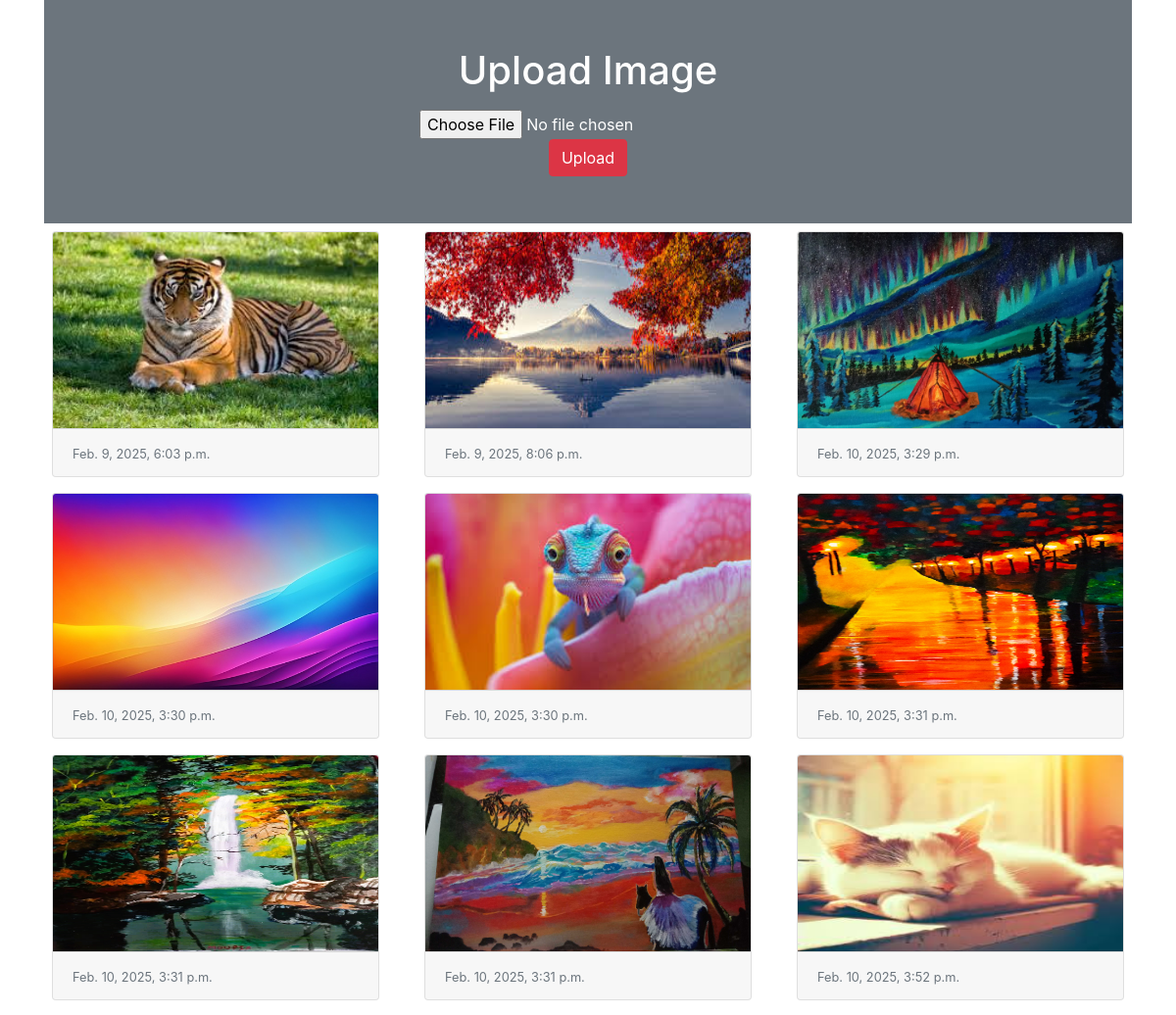
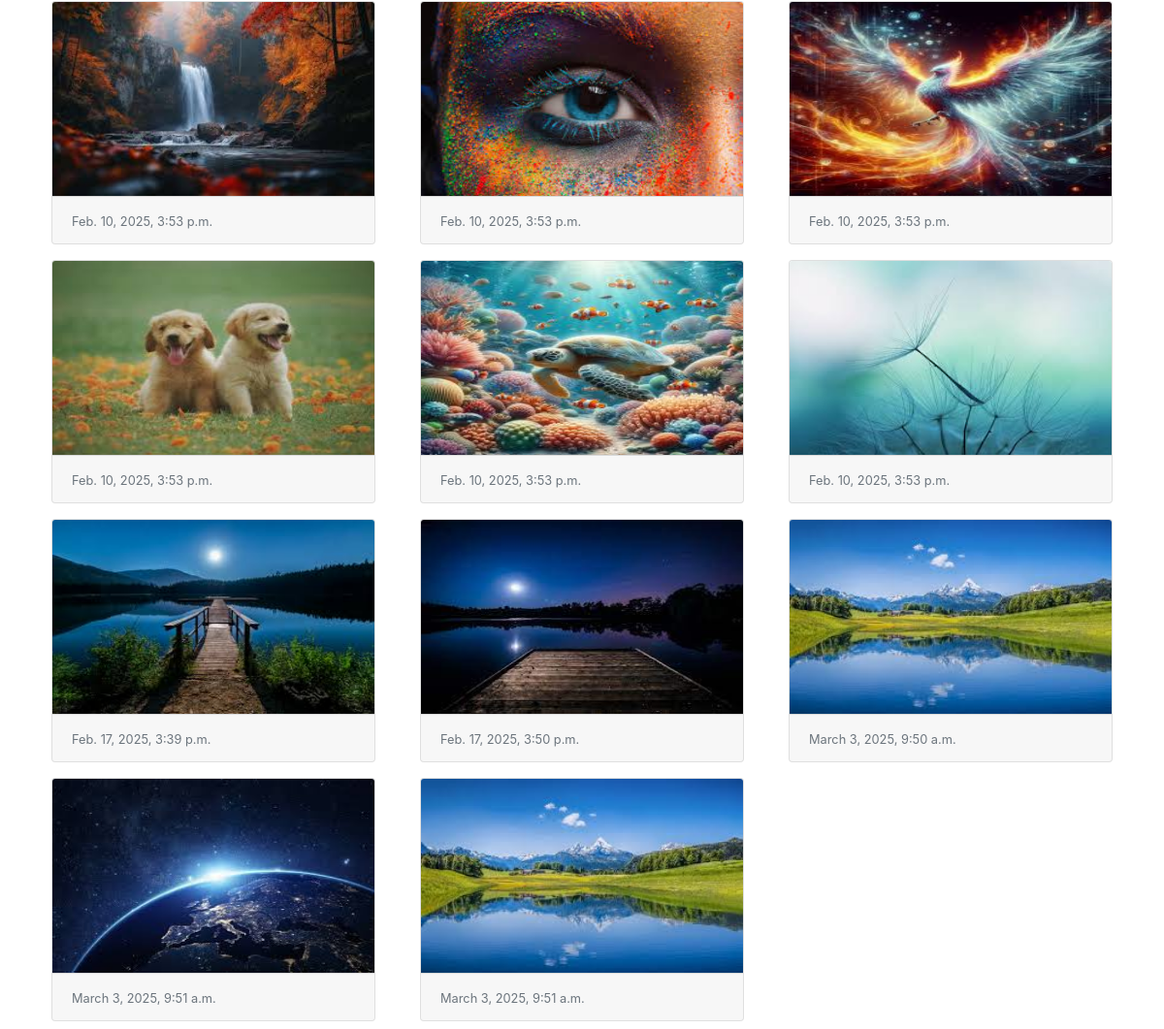
The page /home on the database its author committed (2 pictures, top to bottom).
### myapp/models.py (models this page shows)
class Image(models.Model):
    photo=models.ImageField(upload_to="myimage")
    date=models.DateTimeField(auto_now_add=True)
    class Meta:
        db_table="Image"

### myapp/views.py (the view)
# urls.py: path('home',views.home),
def home(request):
 if request.method == "POST":
  form = ImageForm(request.POST, request.FILES)
  if form.is_valid():
   form.save()
 form = ImageForm()
 img = Image.objects.all()
 return render(request, 'home.html', {'img':img,'form':form})

### myapp/form.py
class ImageForm(forms.ModelForm):
    class Meta:
        model=Image
        fields='__all__'
        labels={'photo':''}

### myapp/templates/home.html (shortened to what this page needs)
<!doctype html>
<html lang="en">
  <head>
    <link rel="stylesheet" href="https://cdn.jsdelivr.net/npm/bootstrap@4.5.3/dist/css/bootstrap.min.css">
  </head>
  <body>
   <div class="container">
    <div class="py-5 text-center bg-secondary text-white">
     <h1 class="mb-3">Upload Image</h1>
     <form action="" method="post" enctype="multipart/form-data">
      {{form}}
      <input type="submit" class="btn btn-danger" value="Upload">
     </form>
    </div>
    <div class="row">
     {% for x in img %}
      <div class="col-sm-4">
       <div class="card m-2">
        <img src="{{x.photo.url}}" alt="" class="card-img-top" height="200px">
        <div class="card-footer">
         <small class="text-muted">{{x.date}}</small>
        </div>
       </div>
      </div>
     {% endfor %}
    </div>
   </div>
  </body>
</html>

### rows shown on the page
Image: photo (picture), date "Feb. 9, 2025, 6:03 p.m."
Image: photo (picture), date "Feb. 9, 2025, 8:06 p.m."
Image: photo (picture), date "Feb. 10, 2025, 3:29 p.m."
Image: photo (picture), date "Feb. 10, 2025, 3:30 p.m."
Image: photo (picture), date "Feb. 10, 2025, 3:30 p.m."
Image: photo (picture), date "Feb. 10, 2025, 3:31 p.m."
Image: photo (picture), date "Feb. 10, 2025, 3:31 p.m."
Image: photo (picture), date "Feb. 10, 2025, 3:31 p.m."
Image: photo (picture), date "Feb. 10, 2025, 3:52 p.m."
Image: photo (picture), date "Feb. 10, 2025, 3:53 p.m."
Image: photo (picture), date "Feb. 10, 2025, 3:53 p.m."
Image: photo (picture), date "Feb. 10, 2025, 3:53 p.m."
Image: photo (picture), date "Feb. 10, 2025, 3:53 p.m."
Image: photo (picture), date "Feb. 10, 2025, 3:53 p.m."
Image: photo (picture), date "Feb. 10, 2025, 3:53 p.m."
Image: photo (picture), date "Feb. 17, 2025, 3:39 p.m."
Image: photo (picture), date "Feb. 17, 2025, 3:50 p.m."
Image: photo (picture), date "March 3, 2025, 9:50 a.m."
Image: photo (picture), date "March 3, 2025, 9:51 a.m."
Image: photo (picture), date "March 3, 2025, 9:51 a.m."
